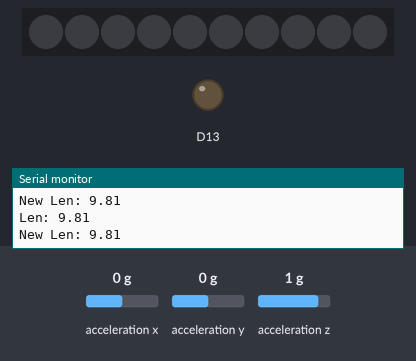
Recording of a sketch running on a simulated Adafruit Circuit Playground Express. Shown: 10 RGB LEDs in strip order, left to right, output pins drawn as LEDs (lit = HIGH), the last lines printed to the serial monitor. The inputs (shaded band) are chosen by the test bench; at power-on: acceleration x 0 g, acceleration y 0 g, acceleration z 1 g. Dim RGB values are drawn brighter than linear; random numbers use the default seed unless the sketch sets one.

Above: at 1.2 s.
1.3 s: acceleration x set to -1.4 g
At 1.4 s:
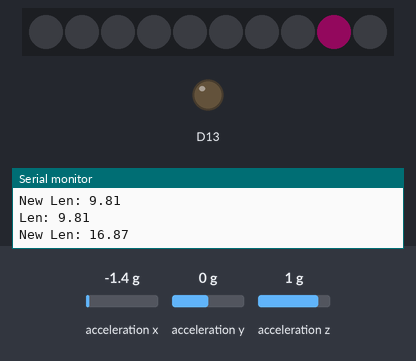
At 1.81 s:
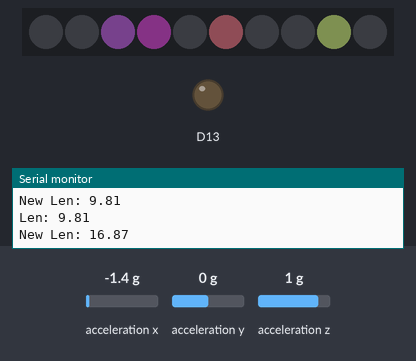
Timing chart, 0 to 4.3 s (numbered marks = the images above; inputs shaded):
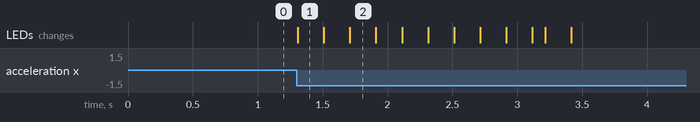

Measured:
- after the input at 1.3 s, the LEDs: change at once (image 1)

The sketch:

C4_HelloNeoPixels.ino
```cpp
#include <Adafruit_CircuitPlayground.h>

float X, Y, Z;
#define MOVE_THRESHOLD 3 //To 10, lower the number more sensitive

void setup() {
  Serial.begin(9600);
  CircuitPlayground.begin();
}

void loop() {
  CircuitPlayground.clearPixels();
  X = CircuitPlayground.motionX();
  Y = CircuitPlayground.motionY();
  Z = CircuitPlayground.motionZ();

  // Get the magnitude (length) of the 3 axis vector
  // http://en.wikipedia.org/wiki/Euclidean_vector#Length
  double storedVector = X*X;
  storedVector += Y*Y;
  storedVector += Z*Z;
  storedVector = sqrt(storedVector);
  Serial.print("Len: "); Serial.println(storedVector);

  // wait a bit
  delay(100);

  // get new data
  X = CircuitPlayground.motionX();
  Y = CircuitPlayground.motionY();
  Z = CircuitPlayground.motionZ();
  double newVector = X*X;
  newVector += Y*Y;
  newVector += Z*Z;
  newVector = sqrt(newVector);
  Serial.print("New Len: "); Serial.println(newVector);

  // movement
  if (abs(10*newVector - 10*storedVector) > MOVE_THRESHOLD) {

    for (int x=0; x<10; x++){

    int randomValR = random(255);
    int randomValG = random(255);
    int randomValB = random(255);
    int randomNeoPos = random(10);
    CircuitPlayground.setPixelColor(randomNeoPos,
                                    randomValR,  randomValG,   randomValB);

delay(100);

    x = randomNeoPos;

    }
  }

  delay(100);
}
```
